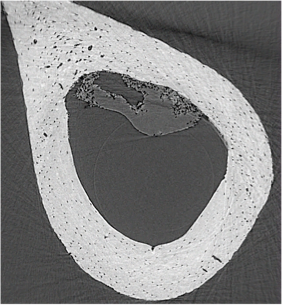
#> input picture common/figures/bone-section.png, 282 x 305 px; the run also reads 1 picture not shown here
$ jupyter execute --allow-errors 01-Introduction.ipynb   (shell and % lines are left out)
#> lines starting #> are read from the running program, lines starting #| are printed output that depends on the picture
# ETHZ: 227-0966-00L
# Quantitative Big Imaging
# February 20, 2020

## Introduction and Overview
#### Anders Kaestner

## Overview

- Who are we?
- Who are you?
 - What is expected?
- __Why does this class exist?__
 - Collection
 - Changing computing (Parallel / Cloud)
 - Course outline

## Overview

- What is an image?
- Where do images come from?
- Science and Reproducibility
- Workflows

## Anders Kaestner, PhD (anders.kaestner@psi.ch)
 - __Beamline scientist__ at the ICON Beamline at the SINQ (Neutron Source) at Paul Scherrer Institute
     - __Lecturer__ at ETH Zurich
 - __Algorithm developer__ Varian Medical Systems, Baden-Daettwil
 - __Post Doc__ at ETH Zurich, Inst for Terrestial Ecology
 - __PhD Student__ at Chalmers Institute of Technology, Sweden, Signal processing

## Stefano van Gogh  (stefano.van-gogh@psi.ch)
 - Exercise assistance
 - __PhD Student__ in the X-Ray Microscopy Group at ETH Zurich and Swiss Light Source at Paul Scherrer Institute


# Guest Lecturers (to be confirmed)

## Kevin Mader
 - Data scientis at Apple
 - CTO at __4Quant__ for Big Image Analytics (ETH Spin-off)
 - __Lecturer__ at ETH Zurich
 - Formerly __Postdoc__ in the X-Ray Microscopy Group at ETH Zurich (2013-2015)
 - PhD Student at Swiss Light Source at Paul Scherrer Institute (2008-2012)


 Kevin developed this course and a great part of the slide are his work.

## Michael Prummer, PhD (prummer@nexus.ethz.ch)

- Biostatistician at NEXUS Personalized Health Technol.
- Previously Senior Scientist at F. Hoffmann-La Roche Ltd., Basel, Switzerland.
 - Pharma Research & Early Development (pRED), Discovery Technologies
 - Phenotypic Drug Discovery & Target Identification.
 - Topic: High Content Screening (HCS), Image analysis, Biostatistics, Image Management System.


## Who are you?

<table>
<tr>
<td>

### <center>A wide spectrum of backgrounds</center>
</td>
<td>

### <center>A wide range of skills</center>
</td></tr>
<tr><td>

- Biomedical Engineers,
- Physicists,
- Chemists,
- Art History Researchers,
- Mechanical Engineers,
- and Computer Scientists

</td>
<td>

- I think Ive heard of python before
- I write template C++ code and hand optimize it afterwards

</td></tr>
</table>

# So how will this ever work?

## Adaptive assignments

### Conceptual, graphical assignments with practical examples
  - Emphasis on chosing correct steps and understanding workflow

### Opportunities to create custom implementations, plugins, and perform more complicated analysis on larger datasets if interested
  - Emphasis on performance, customizing analysis, and scalability

# Course Expectations
<table>
<tr><td>

## <center>Exercises</center>

</td>
<td>

## <center>Science Project</center>

</td></tr>

<tr>
<td>

- Usually 1 set per lecture
- Optional (but recommended!)
- Easy - using GUIs (KNIME and ImageJ) and completing Matlab Scripts (just lecture 2)
- Advanced - Writing Python, Java, Scala, ...

</td>
<td>

- Optional (but strongly recommended)
- Applying Techniques to answer scientific question!
 - Ideally use on a topic relevant for your current project, thesis, or personal activities
 - or choose from one of ours (will be online, soon)
- Present approach, analysis, and results

    </td>
    </tr>
</table>

# Literature / Useful References

## General Material
- Jean Claude, Morphometry with R
 - [Online](http://link.springer.com/book/10.1007%2F978-0-387-77789-4) through ETHZ
 - [Buy it](http://www.amazon.com/Morphometrics-R-Use-Julien-Claude/dp/038777789X)
- John C. Russ, “The Image Processing Handbook”,(Boca Raton, CRC Press)
 - Available [online](http://dx.doi.org/10.1201/9780203881095) within domain ethz.ch (or proxy.ethz.ch / public VPN)
- J. Weickert, Visualization and Processing of Tensor Fields
 - [Online](https://doi.org/10.1007/978-3-540-88378-4) through ETHZ

## Today's Material

- Imaging
 - [ImageJ and SciJava](http://www.slideshare.net/CurtisRueden/imagej-and-the-scijava-software-stack)
- Cloud Computing
 - [The Case for Energy-Proportional Computing](http://www-inst.eecs.berkeley.edu/~cs61c/sp14/) _ Luiz André Barroso, Urs Hölzle, IEEE Computer, December 2007_
 - [Concurrency](http://www.gotw.ca/publications/concurrency-ddj.htm)
- Reproducibility
 - [Trouble at the lab](http://www.economist.com/news/briefing/21588057-scientists-think-science-self-correcting-alarming-degree-it-not-trouble) _Scientists like to think of science as self-correcting. To an alarming degree, it is not_
 - [Why is reproducible research important?](http://simplystatistics.org/2014/06/06/the-real-reason-reproducible-research-is-important/) _The Real Reason Reproducible Research is Important_
 - [Science Code Manifesto](http://software-carpentry.org/blog/2011/10/the-science-code-manifestos-five-cs.html)
 - [Reproducible Research Class](https://www.coursera.org/course/repdata) @ Johns Hopkins University

## Motivation - You have data!

### Imaging experiments produce a lot of data

# Motivation - how to proceed?

- To understand what, why and how from the moment an image is produced until it is finished (published, used in a report, …)
- To learn how to go from one analysis on one image to 10, 100, or 1000 images (without working 10, 100, or 1000X harder)

## High acquisition rates
- Detectors are getting bigger and faster constantly
- Todays detectors are really fast
 - 2560 x 2160 images @ 1500+ times a second = 8GB/s
- Matlab / Avizo / Python / … are saturated after 60 seconds
- A single camera
 - [More information per day than Facebook](http://news.cnet.com/8301-1023_3-57498531-93/facebook-processes-more-than-500-tb-of-data-daily/)
 - [Three times as many images per second as Instagram](http://techcrunch.com/2013/01/17/instagram-reports-90m-monthly-active-users-40m-photos-per-day-and-8500-likes-per-second/)

## Different sources of images
### X-Ray
 - SRXTM images at (>1000fps) → 8GB/s
 - cSAXS diffraction patterns at 30GB/s
 - Nanoscopium Beamline, 10TB/day, 10-500GB file sizes

### Optical
 - Light-sheet microscopy (see talk of Jeremy Freeman) produces images → 500MB/s
 - High-speed confocal images at (>200fps) → 78Mb/s

### Personal
 - GoPro 4 Black - 60MB/s (3840 x 2160 x 30fps) for $600
 - [fps1000](https://www.kickstarter.com/projects/1623255426/fps1000-the-low-cost-high-frame-rate-camera) - 400MB/s (640 x 480 x 840 fps) for $400

## Motivation

1. __Experimental Design__ finding the right technique, picking the right dyes and samples has stayed relatively consistent, better techniques lead to more demanding scientists.

2. __Management__ storing, backing up, setting up databases, these processes have become easier and more automated as data magnitudes have increased

3. __Measurements__ the actual acquisition speed of the data has increased wildly due to better detectors, parallel measurement, and new higher intensity sources

4. __Post Processing__ this portion has is the most time-consuming and difficult and has seen minimal improvements over the last years

----

## How is time used during the experiment life cycle?

## So... how much is a TB, really?

If __you__ looked at one 1000 x 1000 sized image

[cell 1]
import matplotlib.pyplot as plt
import numpy as np

plt.matshow(np.random.uniform(size = (1000, 1000)),
           cmap = 'viridis')

every second, it would take you

[cell 2]
# assuming 16 bit images and a 'metric' terabyte
time_per_tb=1e12/(1000*1000*16/8) / (60*60)
print("%04.1f hours to view a terabyte" % (time_per_tb))

## Overwhelmed scientist

<table>
    <tr><td>

- Count how many cells are in the bone slice

- Ignore the ones that are ‘too big’ or shaped ‘strangely’

- Are there more on the right side or left side?

- Are the ones on the right or left bigger, top or bottom?

</td><td>


</td></tr>
</table>

## More overwhelmed
<table>
    <tr><td>

### Many samples are needed
- Do it all over again for 96 more samples
- this time in 3D with 2000 slices instead of just one!
</td><td>

        </td></tr>
    </table>

## Bring on the pain

<table>
<tr><td>

### Great variations in the population
- Now again with 1090 samples!
- How to measure?
- How to analyze?

</td><td>


   </td></tr>
</table>

## It gets better

- Those metrics were quantitative and could be easily visually extracted from the images
- What happens if you have _softer_ metrics

<center>


</center>

- How aligned are these cells?
- Is the group on the left more or less aligned than the right?
- errr?

## Dynamic Information

- How many bubbles are here?
- How fast are they moving?
- Do they all move the same speed?
- Do bigger bubbles move faster?
- Do bubbles near the edge move slower?
- Are they rearranging?

<video controls loop src="../common/movies/dk31-plat.avi" type="video/avi" height="350px"></video>

# Course Overview

[cell 3]
import json, pandas as pd
#> (the rest of this cell did not finish here and is left out)

## Overview: Segmentation

#> (a cell that did not finish here is left out)

## Overview: Analysis

#> (a cell that did not finish here is left out)

## Overview: Big Imaging

#> (a cell that did not finish here is left out)

## Overview: Wrapping Up

#> (a cell that did not finish here is left out)

# Images

## An introduction to images

# What is an image?

----

A very abstract definition:
- __A pairing between spatial information (position)__
- __and some other kind of information (value).__

In most cases this is a 2- or 3-dimensional position (x,y,z coordinates) and a numeric value (intensity)

## Image sampling
<table style="margin-bottom:3cm">
<tr><td width="300px">The world is</td><td width="400px">The computer needs</td></tr>

<tr><td  width="300px">

- Continuous
- No boundaries

</td>
<td  width="300px">

- Discrete levels
- Limited extent

</td></tr></table>

<center>

    </center>

[cell 8]
import numpy as np
import matplotlib.pyplot as plt
from skimage.transform import resize

#> (the rest of this cell did not finish here and is left out)

# Let's create a small image

[cell 9]
import numpy as np
basic_image = np.random.choice(range(100), size = (5,5))
xx, yy = np.meshgrid(range(basic_image.shape[1]), range(basic_image.shape[0]))
image_df = pd.DataFrame(dict(x = xx.ravel(),
                 y = yy.ravel(),
                 Intensity = basic_image.ravel()))
image_df[['x', 'y', 'Intensity']].head(5)

[cell 10]
import matplotlib.pyplot as plt
plt.imshow(basic_image, cmap = 'gray')
plt.colorbar();

## 2D Intensity Images

The next step is to apply a color map (also called lookup table, LUT) to the image
- so it is a bit more exciting
- some features are easier to detect [Rogowitz et al. 1996](https://doi.org/10.1063/1.4822401)

[cell 11]
fig, ax1 = plt.subplots(1,1)
plot_image = ax1.matshow(basic_image, cmap = 'Blues')
plt.colorbar(plot_image)

for _, c_row in image_df.iterrows():
    ax1.text(c_row['x'], c_row['y'], s = '%02d' % c_row['Intensity'], fontdict = dict(color = 'r'))

Color maps can be arbitrarily defined based on how we would like to visualize the information in the image

[cell 12]
fig, ax1 = plt.subplots(1,1)
plot_image = ax1.matshow(basic_image, cmap = 'jet')
plt.colorbar(plot_image)

[cell 13]
fig, ax1 = plt.subplots(1,1)

plot_image = ax1.matshow(basic_image, cmap = 'hot')
plt.colorbar(plot_image)

## Lookup Tables

Formally a lookup table is a function which
$$ f(\textrm{Intensity}) \rightarrow \textrm{Color} $$

#### Matplotlib's color maps

[cell 14]
import numpy as np
import matplotlib as mpl
import matplotlib.pyplot as plt
from matplotlib import cm
#from colorspacious import cspace_converter
from collections import OrderedDict
cmaps = OrderedDict()
cmaps['Perceptually Uniform Sequential'] = [
            'viridis', 'plasma', 'inferno', 'magma', 'cividis']

cmaps['Sequential'] = [
            'Greys', 'Purples', 'Blues', 'Greens', 'Oranges', 'Reds',
            'YlOrBr', 'YlOrRd', 'OrRd', 'PuRd', 'RdPu', 'BuPu',
            'GnBu', 'PuBu', 'YlGnBu', 'PuBuGn', 'BuGn', 'YlGn']

cmaps['Sequential (2)'] = [
            'binary', 'gist_yarg', 'gist_gray', 'gray', 'bone', 'pink',
            'spring', 'summer', 'autumn', 'winter', 'cool', 'Wistia',
            'hot', 'afmhot', 'gist_heat', 'copper']

cmaps['Diverging'] = [
            'PiYG', 'PRGn', 'BrBG', 'PuOr', 'RdGy', 'RdBu',
            'RdYlBu', 'RdYlGn', 'Spectral', 'coolwarm', 'bwr', 'seismic']

cmaps['Cyclic'] = ['twilight', 'twilight_shifted', 'hsv']

cmaps['Qualitative'] = ['Pastel1', 'Pastel2', 'Paired', 'Accent',
                        'Dark2', 'Set1', 'Set2', 'Set3',
                        'tab10', 'tab20', 'tab20b', 'tab20c']

cmaps['Miscellaneous'] = [
            'flag', 'prism', 'ocean', 'gist_earth', 'terrain', 'gist_stern',
            'gnuplot', 'gnuplot2', 'CMRmap', 'cubehelix', 'brg',
            'gist_rainbow', 'rainbow', 'jet', 'nipy_spectral', 'gist_ncar']


nrows = max(len(cmap_list) for cmap_category, cmap_list in cmaps.items())


gradient = np.linspace(0, 1, 256)
gradient = np.vstack((gradient, gradient))


def plot_color_gradients(cmap_category, cmap_list, nrows):
    fig, axes = plt.subplots(nrows=nrows)
    fig.subplots_adjust(top=0.95, bottom=0.01, left=0.2, right=0.99)
    axes[0].set_title(cmap_category + ' colormaps', fontsize=14)

    for ax, name in zip(axes, cmap_list):
        ax.imshow(gradient, aspect='auto', cmap=plt.get_cmap(name))
        pos = list(ax.get_position().bounds)
        x_text = pos[0] - 0.01
        y_text = pos[1] + pos[3]/2.
        fig.text(x_text, y_text, name, va='center', ha='right', fontsize=10)

    # Turn off *all* ticks & spines, not just the ones with colormaps.
    for ax in axes:
        ax.set_axis_off()


for cmap_category, cmap_list in cmaps.items():
    plot_color_gradients(cmap_category, cmap_list, nrows)
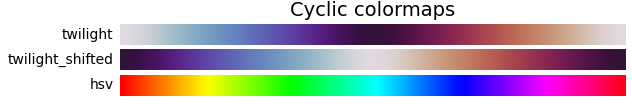
#> figure drawn by matplotlib, 3 panels
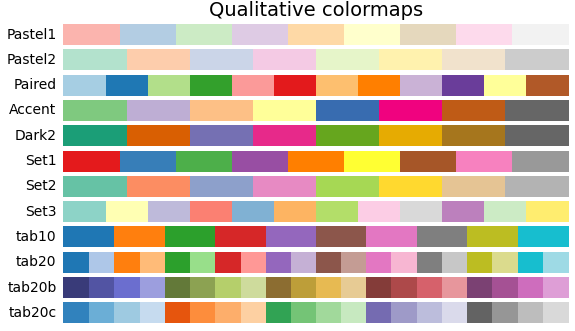
#> figure drawn by matplotlib, 12 panels
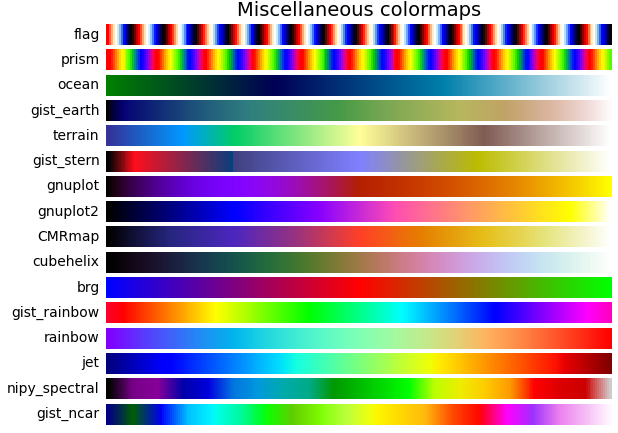
#> figure drawn by matplotlib, 16 panels

<div class="alert alert-block alert-danger">
<center>Never use rainbox maps like jet, see <a href="https://agilescientific.com/blog/2017/12/14/no-more-rainbows">No more rainbows!</a></center>
</div>

[cell 15]
import matplotlib.pyplot as plt
import numpy as np
xlin = np.linspace(0, 1, 100)
colors = ['Red','Green','Blue']
plt.figure(figsize=[15,4])
for i in np.arange(0,3) :
    plt.subplot(1,3,i+1)

    plt.scatter(xlin,
            plt.cm.hot(xlin)[:,i],
            c = plt.cm.hot(xlin),label="hot")
    plt.scatter(xlin,
            plt.cm.Blues(xlin)[:,i],
            c = plt.cm.Blues(xlin),label="blues")

    plt.scatter(xlin,
            plt.cm.jet(xlin)[:,i],
            c = plt.cm.jet(xlin),label='jet')

    plt.xlabel('Intensity');
    plt.ylabel('{0} Component'.format(colors[i]));
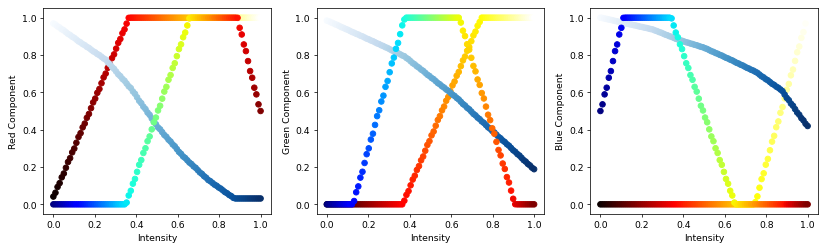
#> figure drawn by matplotlib, 3 panels

## Applied LUTs
These transformations can also be non-linear as is the case of the graph below where the mapping between the intensity and the color is a $\log$ relationship meaning the the difference between the lower values is much clearer than the higher ones

[cell 16]
import matplotlib.pyplot as plt
import numpy as np
xlin = np.logspace(-2, 5, 500)
log_xlin = np.log10(xlin)
norm_xlin = (log_xlin-log_xlin.min())/(log_xlin.max()-log_xlin.min())
fig, ax1 = plt.subplots(1,1)

ax1.scatter(xlin, plt.cm.hot(norm_xlin)[:,0],
            c = plt.cm.hot(norm_xlin))

ax1.scatter(xlin, plt.cm.hot(xlin/xlin.max())[:,0],
            c = plt.cm.hot(norm_xlin))
ax1.set_xscale('log');ax1.set_xlabel('Intensity');ax1.set_ylabel('Red Component');
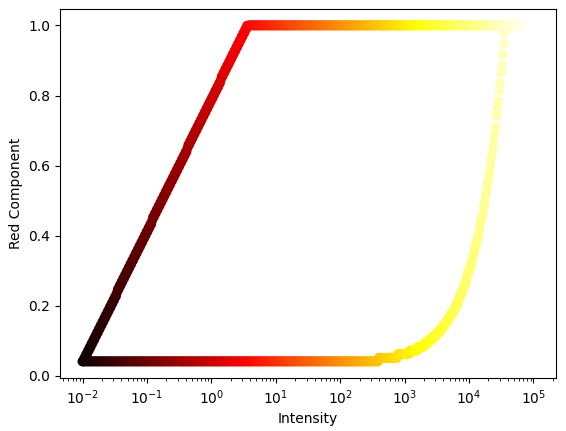
#> figure drawn by matplotlib, 1 panel

On a real image the difference is even clearer

[cell 17]
import matplotlib.pyplot as plt
from skimage.io import imread
fig, (ax1, ax2, ax3) = plt.subplots(1,3, figsize = (12, 4))
in_img = imread('../common/figures/bone-section.png')[:,:,0].astype(np.float32)
ax1.imshow(in_img, cmap = 'gray');
ax1.set_title('grayscale LUT');

ax2.imshow(in_img, cmap = 'hot');
ax2.set_title('hot LUT');

ax3.imshow(np.log2(in_img+1), cmap = 'gray');
ax3.set_title('grayscale-log LUT');
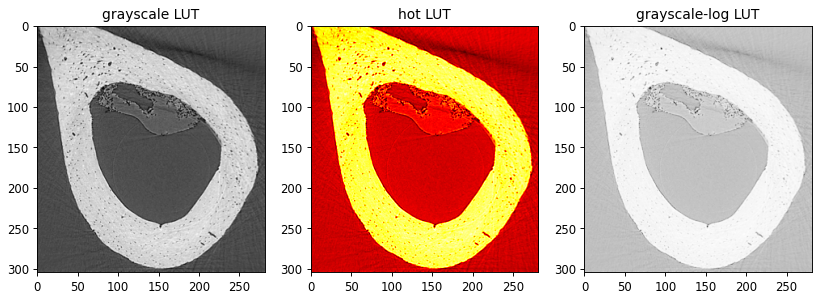
#> figure drawn by matplotlib, 3 panels

## 3D Images

For a 3D image, the position or spatial component has a 3rd dimension (z if it is a spatial, or t if it is a movie)
<table><tr><td>Volume</td><td>Time series</td></tr>
    <tr>
    <td></td>
    <td></td><tr></table>

[cell 18]
import numpy as np
vol_image = np.arange(27).reshape((3,3,3))
print(vol_image)

This can then be rearranged from a table form into an array form and displayed as a series of slices

[cell 19]
import matplotlib.pyplot as plt
from skimage.util import montage as montage2d
print(montage2d(vol_image, fill = 0))
plt.matshow(montage2d(vol_image, fill = 0), cmap = 'jet')
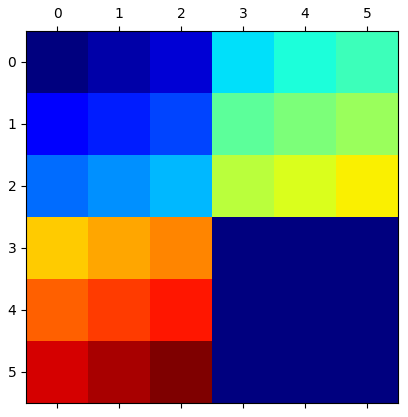
#> figure drawn by matplotlib, 1 panel

## Multiple Values

In the images thus far, we have had one value per position, but there is no reason there cannot be multiple values. In fact this is what color images are (red, green, and blue) values and even 4 channels with transparency (alpha) as a different. For clarity we call the __dimensionality__ of the image the number of dimensions in the spatial position, and the __depth__ the number in the value.

[cell 20]
import pandas as pd
from itertools import product
import numpy as np
base_df = pd.DataFrame([dict(x = x, y = y) for x,y in product(range(5), range(5))])
base_df['Intensity'] = np.random.uniform(0, 1, 25)
base_df['Transparency'] = np.random.uniform(0, 1, 25)
base_df.head(5)

This can then be rearranged from a table form into an array form and displayed as a series of slices

[cell 21]
import matplotlib.pyplot as plt
fig, (ax1, ax2) = plt.subplots(1, 2)
ax1.scatter(base_df['x'], base_df['y'], c = plt.cm.gray(base_df['Intensity']), s = 1000)
ax1.set_title('Intensity')
ax2.scatter(base_df['x'], base_df['y'], c = plt.cm.gray(base_df['Transparency']), s = 1000)
ax2.set_title('Transparency')
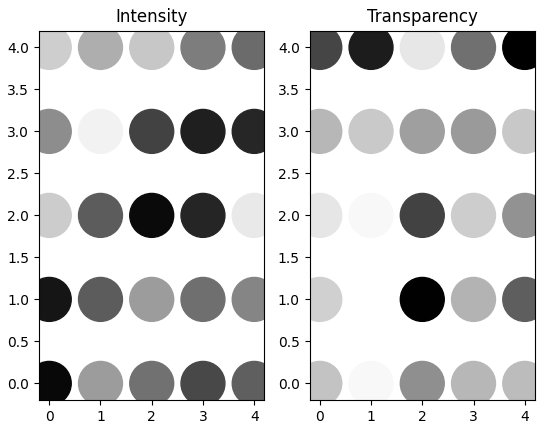
#> figure drawn by matplotlib, 2 panels

[cell 22]
fig, (ax1) = plt.subplots(1, 1)
ax1.scatter(base_df['x'], base_df['y'], c = plt.cm.jet(base_df['Intensity']), s = 1000*base_df['Transparency'])
ax1.set_title('Intensity')
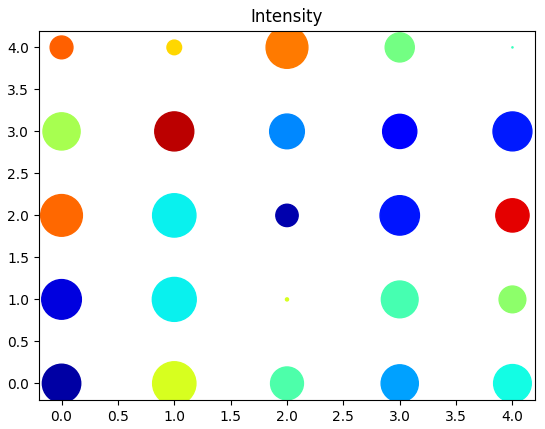
#> figure drawn by matplotlib, 1 panel

## Hyperspectral Imaging

At each point in the image (black dot), instead of having just a single value, there is an entire spectrum. A selected group of these (red dots) are shown to illustrate the variations inside the sample. While certainly much more complicated, this still constitutes and image and requires the same sort of techniques to process correctly.

[cell 23]
import matplotlib.pyplot as plt
import pandas as pd
from skimage.io import imread
import os
raw_img = imread(os.path.join('..', 'common', 'data', 'raw.jpg'))
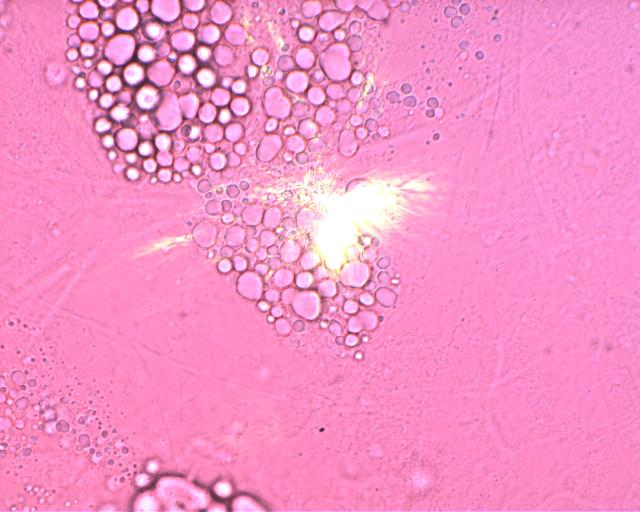
#> input picture common/data/raw.jpg, 640 x 512 px
#> raw_img is the input picture: shape (512, 640, 3); mean R, G, B 244.4, 145.2, 198.5
#> (the rest of the program and of its run is left out)
